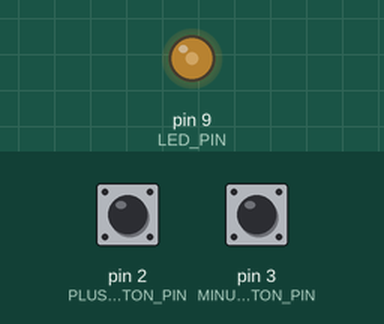
Bench run of a sketch on a simulated Arduino Uno, built with avr-gcc and run on an emulated ATmega328P. On the bench: output pins drawn as LEDs (lit = HIGH). Inputs (shaded band) come from the test bench; at power-on: pin 2 (PLUS_BUTTON_PIN) HIGH, pin 3 (MINUS_BUTTON_PIN) HIGH.

Above: at 1.2 s.
1.3 s: pin 2 (PLUS_BUTTON_PIN) pulled LOW for 0.15 s
At 2.2 s:
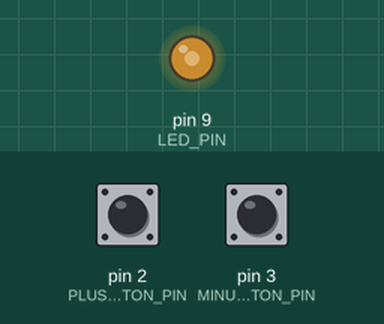
2.9 s: pin 2 (PLUS_BUTTON_PIN) pulled LOW for 1 s
At 3.4 s:
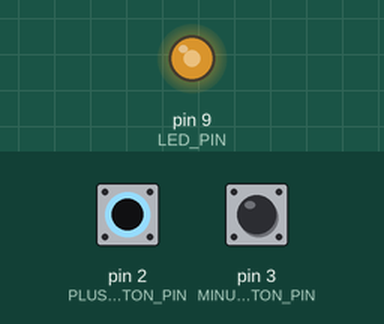
5.4 s: pin 2 (PLUS_BUTTON_PIN) pulled LOW for 0.15 s
At 6.5 s:
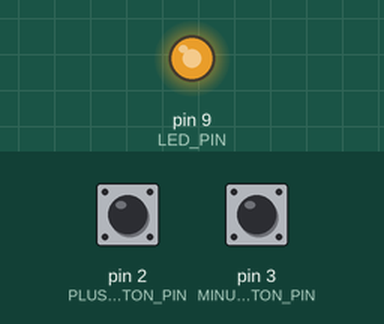
7.0 s: pin 3 (MINUS_BUTTON_PIN) pulled LOW for 0.15 s
At 7.7 s:
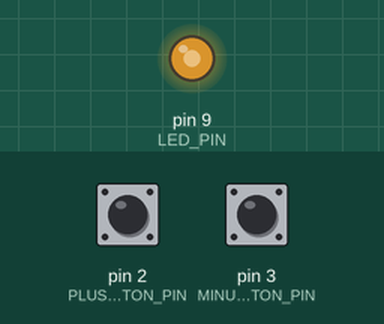
8.6 s: pin 2 (PLUS_BUTTON_PIN) pulled LOW for 3.2 s
At 9.0 s:
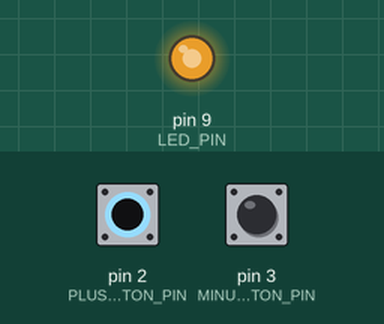
13.3 s: pin 3 (MINUS_BUTTON_PIN) pulsed LOW 5 times (0.12 s each, 0.3 s apart)
At 15.9 s:
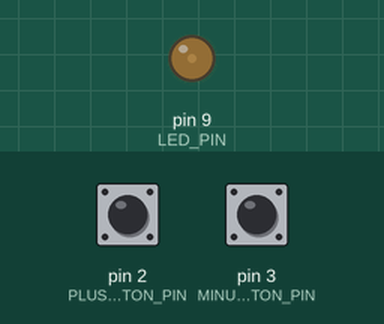
Timing chart, 0 to 17.3 s (numbered marks = the images above; inputs shaded):
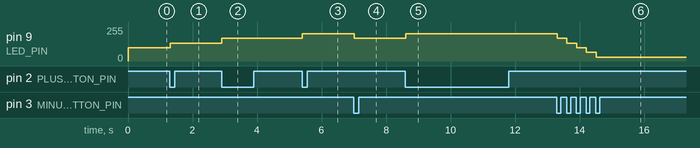

Measured:
- after the input at 1.3 s, pin 9 (LED_PIN): 100/255 → 135/255 at once
- after the input at 2.9 s, pin 9 (LED_PIN): 135/255 → 170/255 at once
- after the input at 5.4 s, pin 9 (LED_PIN): 170/255 → 205/255 at once
- after the input at 7.0 s, pin 9 (LED_PIN): 205/255 → 170/255 at once
- after the input at 8.6 s, pin 9 (LED_PIN): 170/255 → 205/255 at once
- after the input at 13.3 s, pin 9 (LED_PIN): moves from 205/255 to 30/255 over 1.2 s, starting at once

The sketch:

11_push_button_lamp.ino
```cpp
#define PLUS_BUTTON_PIN 2
#define MINUS_BUTTON_PIN 3
#define LED_PIN 9

int brightness = 100;
bool plusUp = true;
bool minusUp = true;

void setup() {
  pinMode(PLUS_BUTTON_PIN, INPUT_PULLUP);
  pinMode(MINUS_BUTTON_PIN, INPUT_PULLUP);
  pinMode(LED_PIN, OUTPUT);
}

void loop() {
  analogWrite(LED_PIN, brightness);
  plusUp = handleClick(PLUS_BUTTON_PIN, plusUp, 35);
  minusUp = handleClick(MINUS_BUTTON_PIN, minusUp, -35);
}

bool handleClick(int buttonPin, bool wasUp, int delta) {
  bool isUp = digitalRead(buttonPin);

  if (wasUp && !isUp) {
    delay(10);
    isUp = digitalRead(buttonPin);

    if (!isUp) {
      brightness = constrain(brightness + delta, 0, 255);
    }
  }

  return isUp;
}
```
